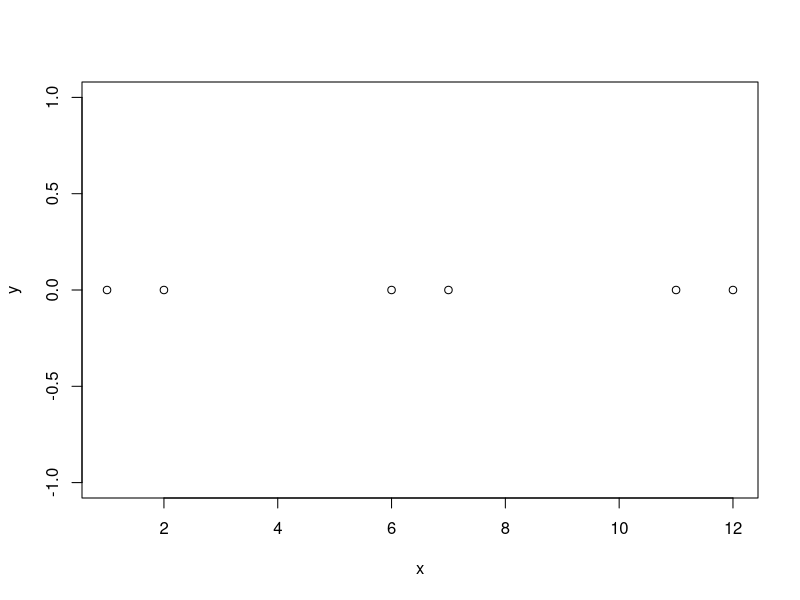
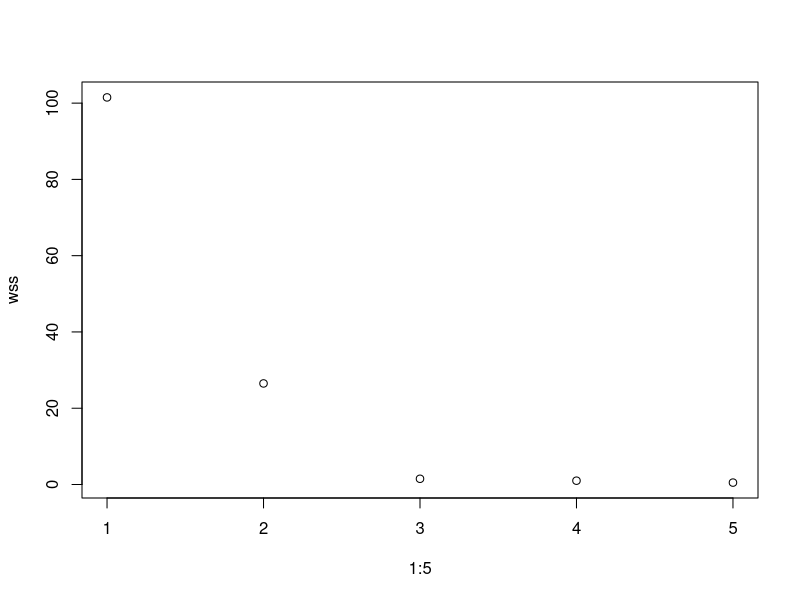
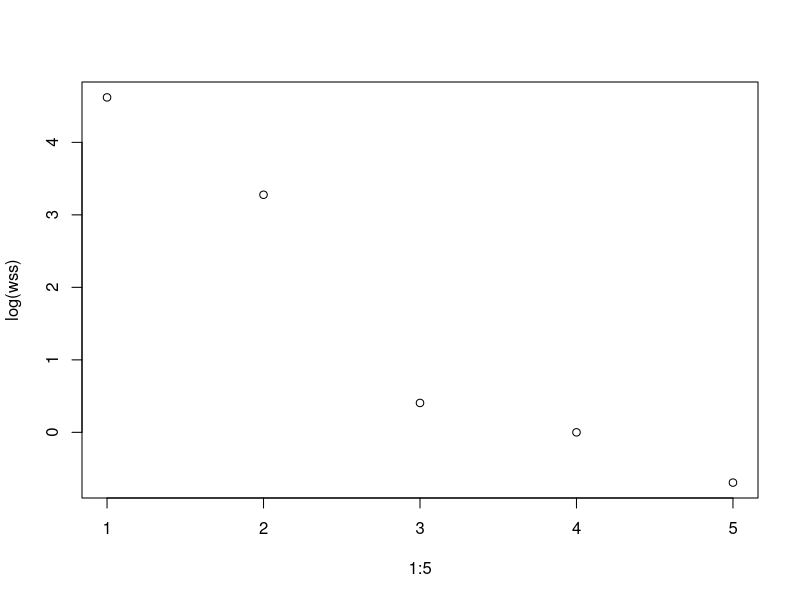
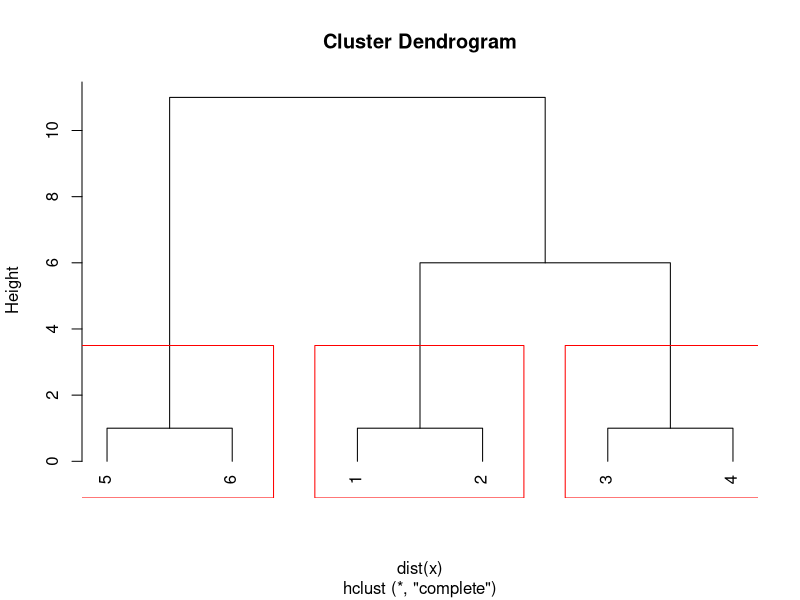
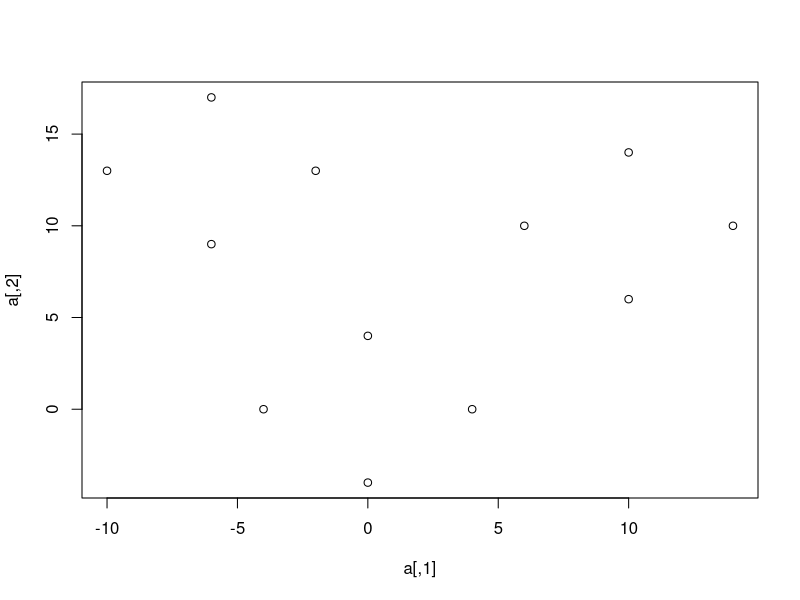
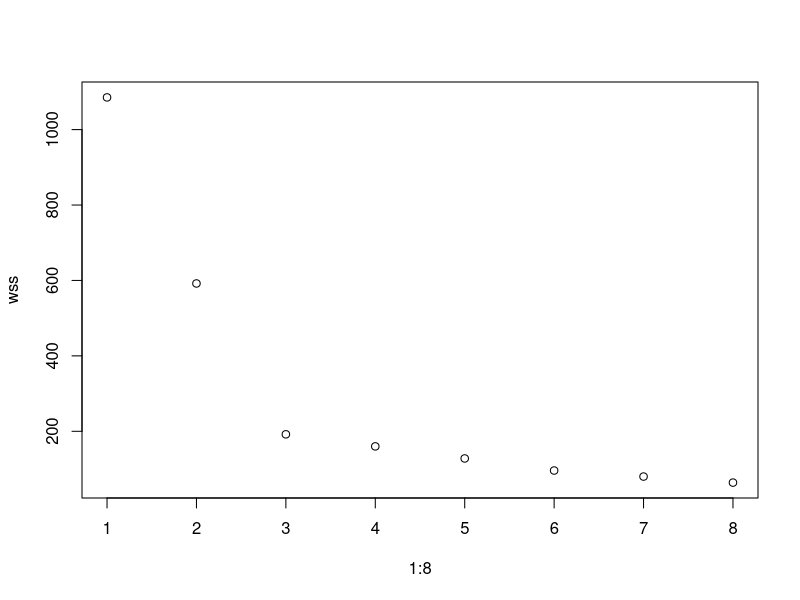

Recreate these plots in R, in order.
# Clustering in one dimension – K-means 
x<-c(1,2,6,7,11,12)
y<-c(0,0,0,0,0,0)
plot(x,y) 


# 6 points on the x-axis

km<-kmeans(x,3,nstart=20) # find three clusters
km # print results
wss<-numeric(5) # Within cluster sum of squares
for (k in 1:5) wss[k] <- sum(kmeans(x,k,nstart=20)$withinss)
plot(1:5,wss) # wss versus k clusters
plot(1:5,log(wss)) # log(wss) versus k clusters

# Clustering in one dimension – Hierarchical Clustering
hc<-hclust(d=dist(x), method="complete") # hierarchical clustering
plot(hc) # tree dendogram
rect.hclust(hc,k=3,border="red") # cut the tree at 3 clusters

# Clustering in two dimensions – K-means
xy<-c(0,-4,4,0,-6,-10,-2,-6,10,6,14,10,4,0,0,-4,17,13,13,9,14,10,10,6)
a<-array(xy,dim=c(12,2))
plot(a) # three diamond shapes
km<-kmeans(a,3,nstart=20) # find three clusters
km # print results
wss<-numeric(8) # Within cluster sum of squares
for (k in 1:8) wss[k] <- sum(kmeans(a,k,nstart=20)$withinss)
plot(1:8,wss) # wss versus k clusters

